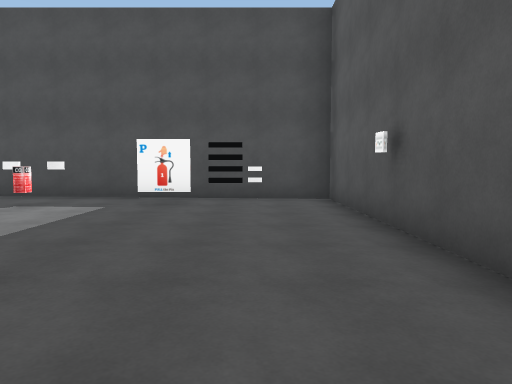
view 1 (above)

16 first-person views from a walk through a 3-D level made in the Unity game engine. The camera is 1.3 m above the floor, tilts 4° down and sees 70° across. The floor is counted in squares, 2 m on a side. Each view is taken from the middle of a square. On the plan, view 1 faces up. The plan holds only what a view shows up to about 11 squares ahead; the rest is blank. The place goes on beyond the plan. The player character is not drawn.

view 2
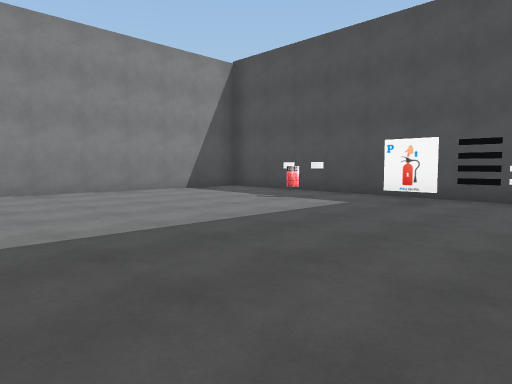

view 3
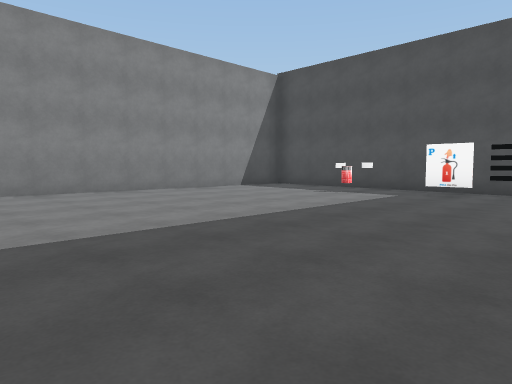

view 4
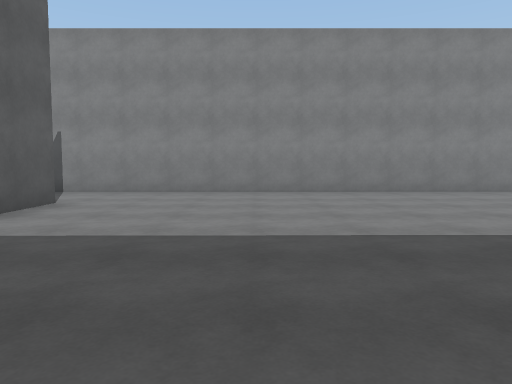

view 5
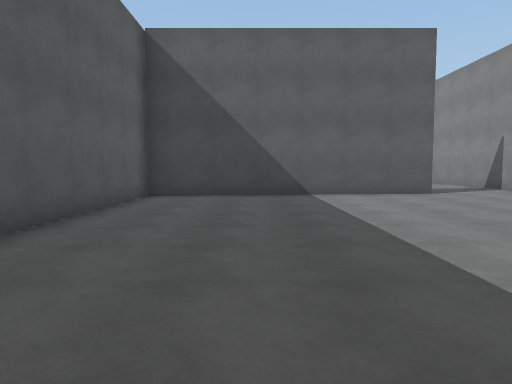

view 6
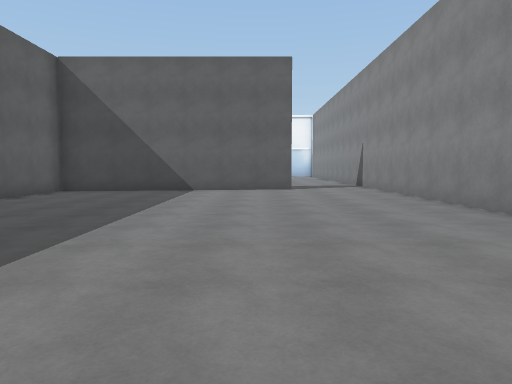

view 7
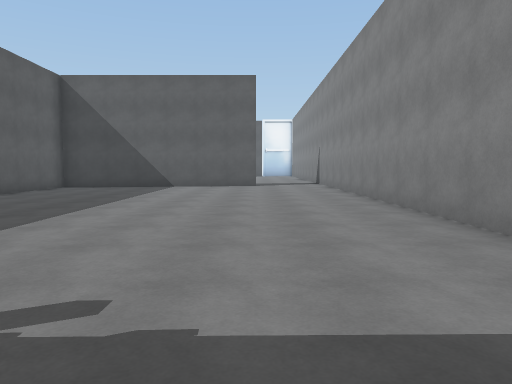

view 8
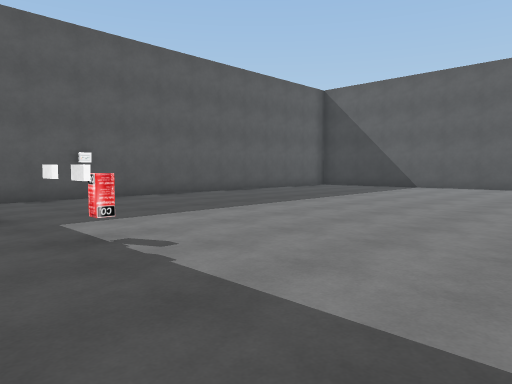

view 9
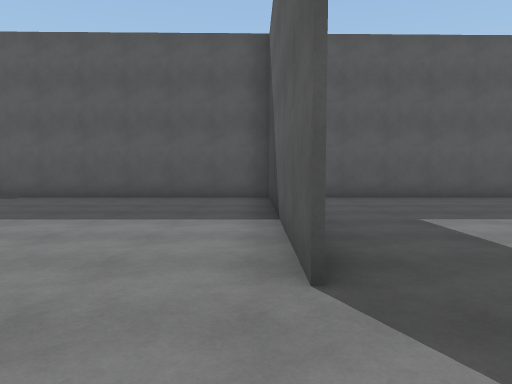

view 10
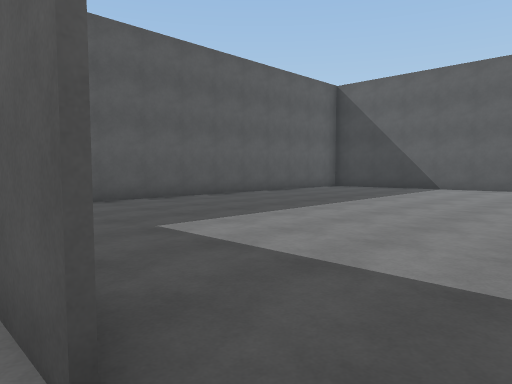

view 11
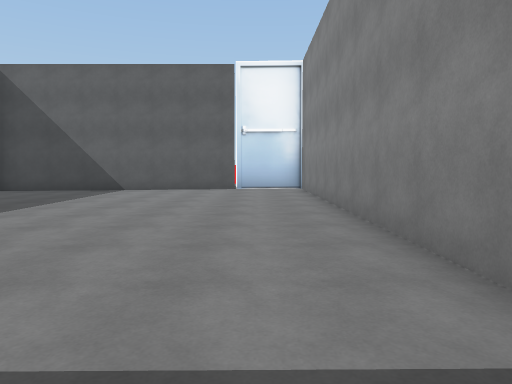

view 12
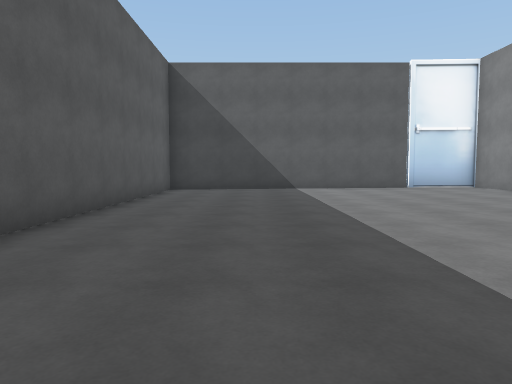

view 13
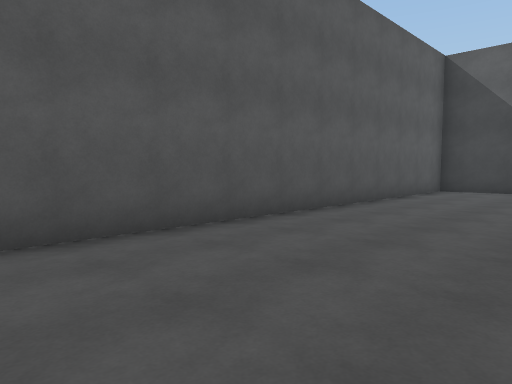

view 14
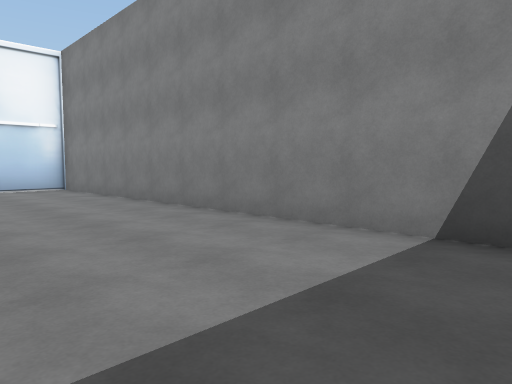

view 15
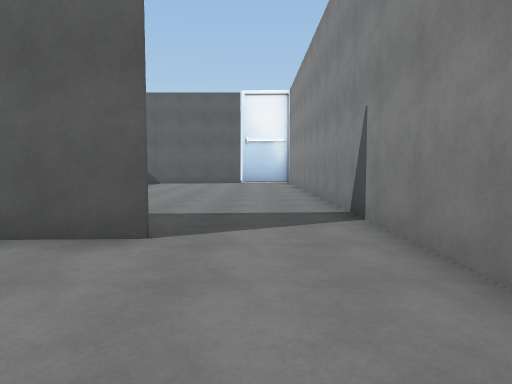

view 16
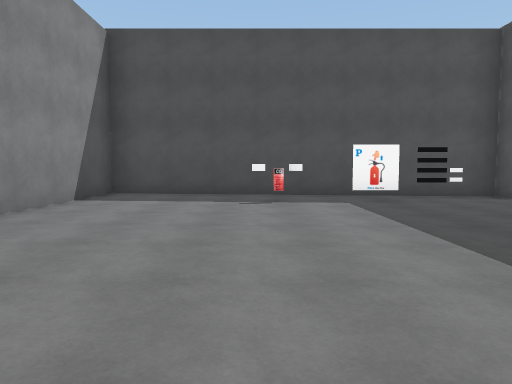

### Floor plan
Ten units are one square. View 1 is at (0, 0); x grows to the right and y downward. Boxes are objects, and circles mark ways between rooms. Rooms are numbered by the first view taken in them; rooms with no view inside come last. Other rooms are left out.
<svg viewBox="-78 -79 98 251">
<path fill="none" stroke="#000" d="M-10 -63 -21 -63M-51 53 15 53M15 50 15 -74 -73 -74 -73 55M-73 55 -73 167 15 167 15 50"/>
<rect x="-45" y="-65" width="10" height="10" fill="#bbb"><title>other object</title></rect>
<rect x="-35" y="-65" width="10" height="10" fill="#bbb"><title>other object</title></rect>
<rect x="-5" y="-65" width="10" height="10" fill="#bbb"><title>other object</title></rect>
<circle cx="-60" cy="50" r="3" fill="#2a7"/>
<text x="-30" y="-10">1</text>
<text x="-30" y="110">2</text>
</svg>
Room 1 opens to room 2.

Where each view was taken, in squares from view 1:
view 1: 0 up, 0 right, facing up
view 2: 0 up, 1 right, facing up-left
view 3: 2 down, 1 right, facing up-left
view 4: 2 down, 1 right, facing left
view 5: 3 up, 1 left, facing down
view 6: 5 up, 4 left, facing down
view 7: 7 up, 5 left, facing down
view 8: 7 up, 7 left, facing down-right
view 9: 5 down, 7 left, facing right
view 10: 5 down, 6 left, facing down-right
view 11: 6 down, 6 left, facing down
view 12: 6 down, 1 left, facing down
view 13: 6 down, 2 left, facing down-right
view 14: 6 down, 4 left, facing down-left
view 15: 2 down, 6 left, facing down
view 16: 1 down, 4 left, facing up
